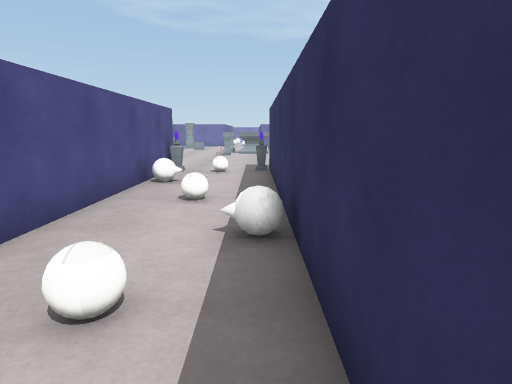
View 1 (above)

18 first-person views from a walk through a Unity game level. The camera is 1.2 m above the floor, tilts 10° down and sees 75° across. The floor is counted in squares, 1 m on a side. Each view is taken from the middle of a square. On the plan, view 1 faces up. The plan holds only what a view shows up to about 14 squares ahead; the rest is blank. The place goes on beyond the plan. Some surface patterns are stand-ins.

View 2
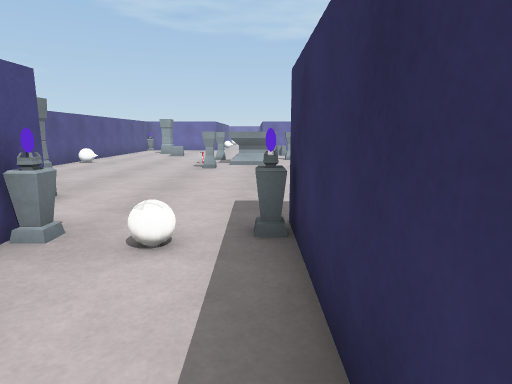

View 3
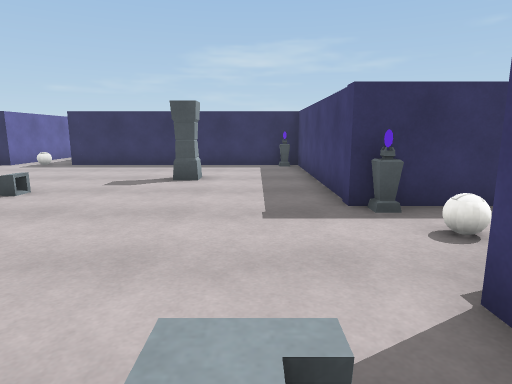

View 4
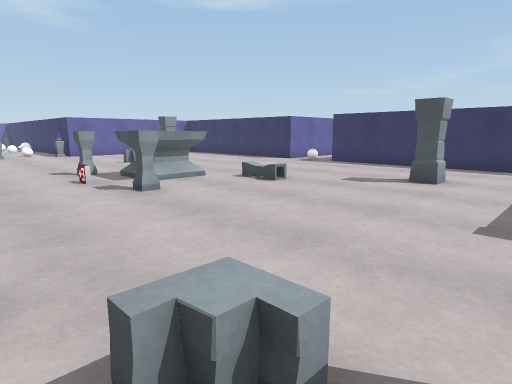

View 5
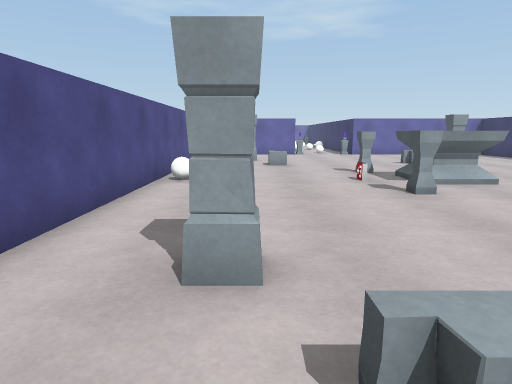

View 6
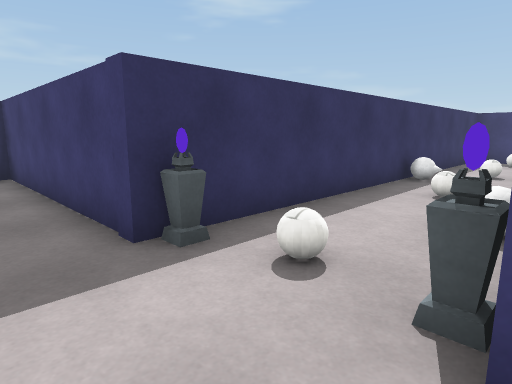

View 7
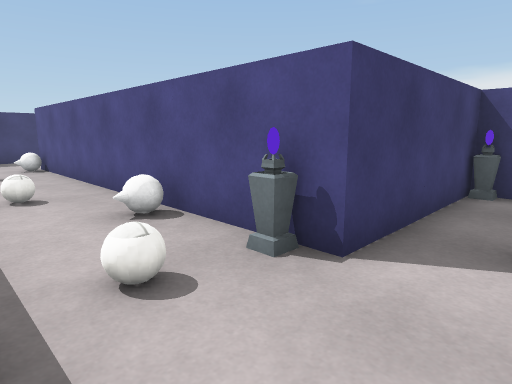

View 8
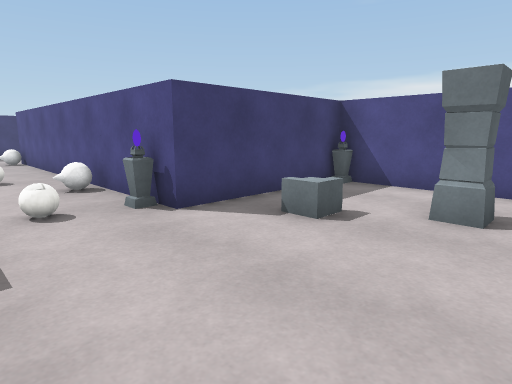

View 9
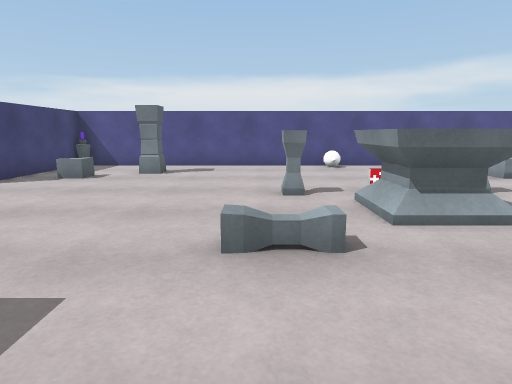

View 10
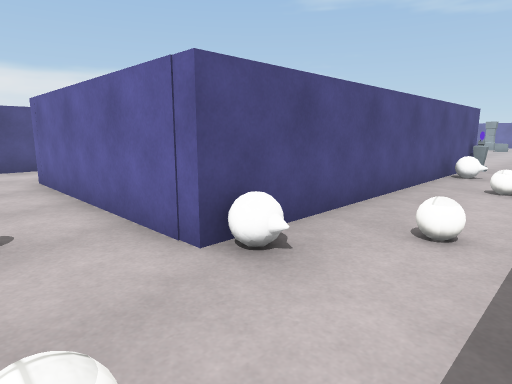

View 11
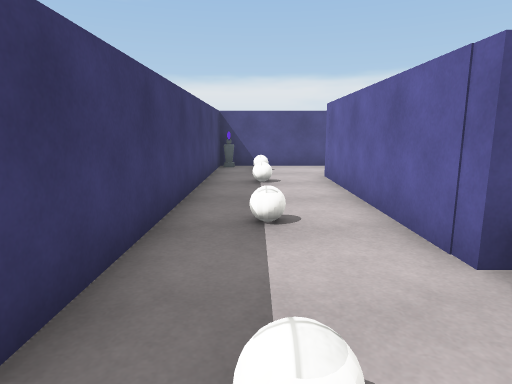

View 12
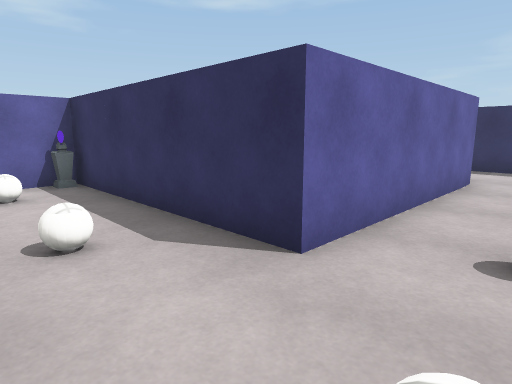

View 13
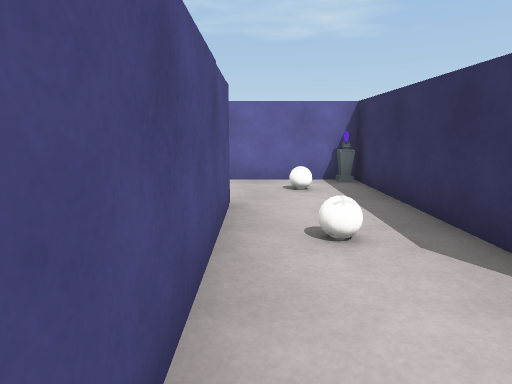

View 14
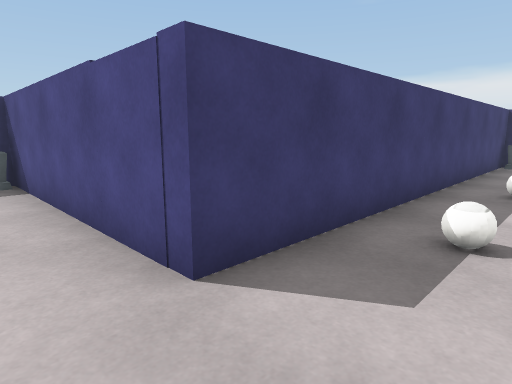

View 15
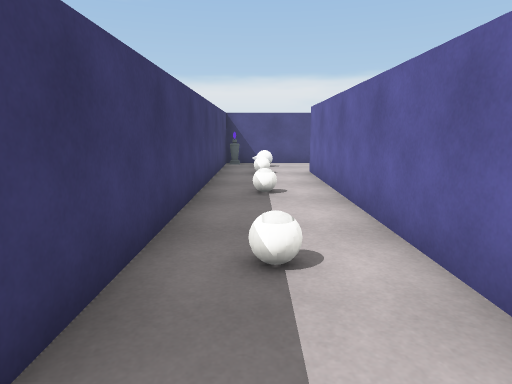

View 16
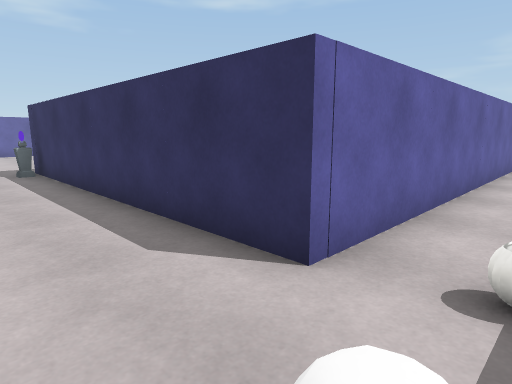

View 17
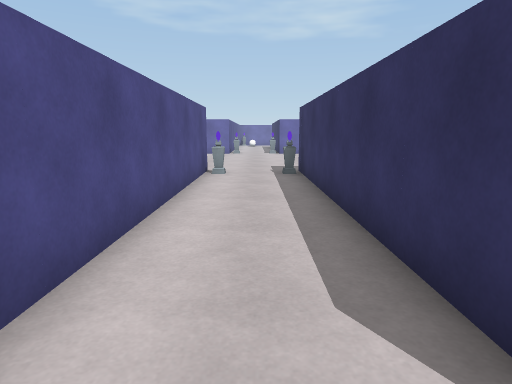

View 18
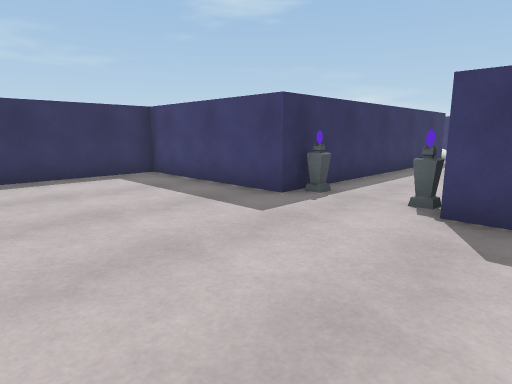

### Floor plan
Points are (right, up) in squares from view 1. A wall is a line through its corners. A room is listed if a view was taken in it or the views show most of it. See-through windows are left out.
Room 1 (views 1, 2, 3, 4, 5, 6, 7, 8, 9, 10, 11)
walls: (-2.8, 10.6) (-2.8, 0); (9.4, 22.3) (7.7, 22.3) (7.7, 22.8); (-7.6, 26.5) (-7.6, 11.4) (-3.4, 11.4); (0.5, -2.4) (0.5, 11.4) (7.7, 11.4) (7.7, 20); (-2.5, -3.3) (-0.5, -3.3)
ways out: opening at (-3, -1.5) to room 2
objects: other object (-7, 12); other object (-7, 21); pillar (-5, 15); other object (-3, 11) to (-2, 11); pillar (-2, 19); other object (-2, 21); pillar (-2, 22); ball (-1, -2); ball (-1, 2); ball (-1, 6); ball (-1, 10); other object (-1, 20) to (1, 21); other object (0, 11); pillar (4, 15); other object (7, 12); other object (8, 21)
Room 2 (views 12, 13, 14, 15, 16, 17, 18)
walls: (-26.5, 16.9) (-25.6, 16.9) (-25.6, 3.8) (-12.4, 3.8) (-12.4, -3.3) (-2.5, -3.3); (-2.8, 0) (-9.4, 0) (-9.4, 6.7) (-22.6, 6.7) (-22.6, 16.9) (-17.3, 16.9) (-17.3, 20.8)
ways out: opening at (-3, -1.5) to room 1
objects: other object (-25, 4); other object (-25, 16); other object (-24, 5); other object (-23, 16); ball (-22, 5); ball (-19, 5); ball (-15, 5); other object (-12, -3); ball (-11, -2); ball (-11, 2); ball (-11, 5); other object (-10, 6); ball (-8, -2); ball (-4, -2)

Where each view was taken, in squares from view 1:
view 1: 0 up, 0 right, facing up
view 2: 7 up, 0 right, facing up
view 3: 13 up, 5 left, facing right
view 4: 12 up, 5 left, facing up-right
view 5: 12 up, 5 left, facing up
view 6: 13 up, 3 left, facing down-right
view 7: 13 up, 0 right, facing down-left
view 8: 16 up, 0 right, facing down-left
view 9: 18 up, 5 right, facing left
view 10: 2 down, 0 right, facing up-left
view 11: 2 down, 0 right, facing left
view 12: 2 down, 12 left, facing up-right
view 13: 2 down, 12 left, facing up
view 14: 6 up, 11 left, facing down-left
view 15: 5 up, 12 left, facing left
view 16: 5 up, 25 left, facing up-right
view 17: 6 up, 24 left, facing up
view 18: 22 up, 27 left, facing down-right
